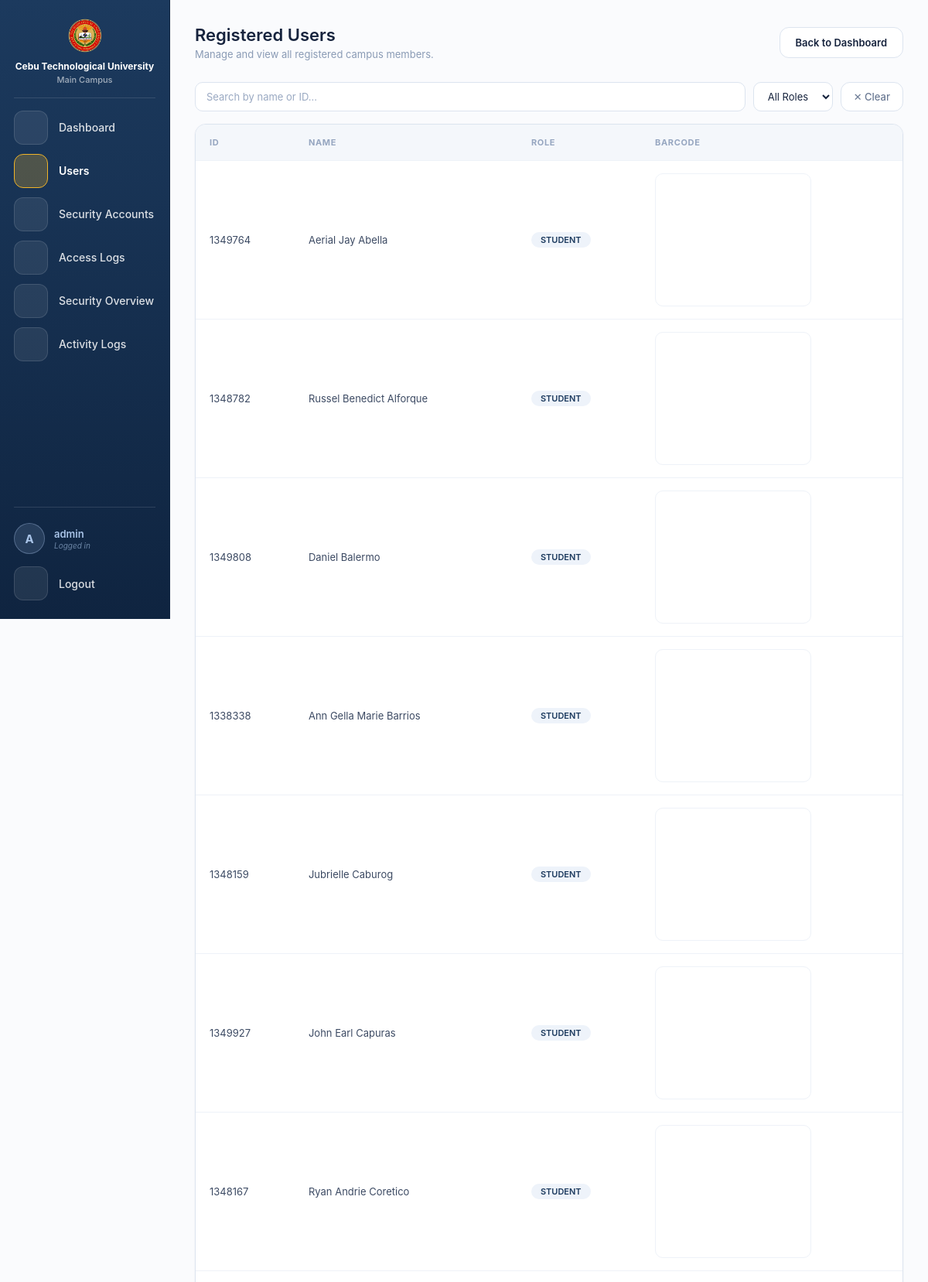
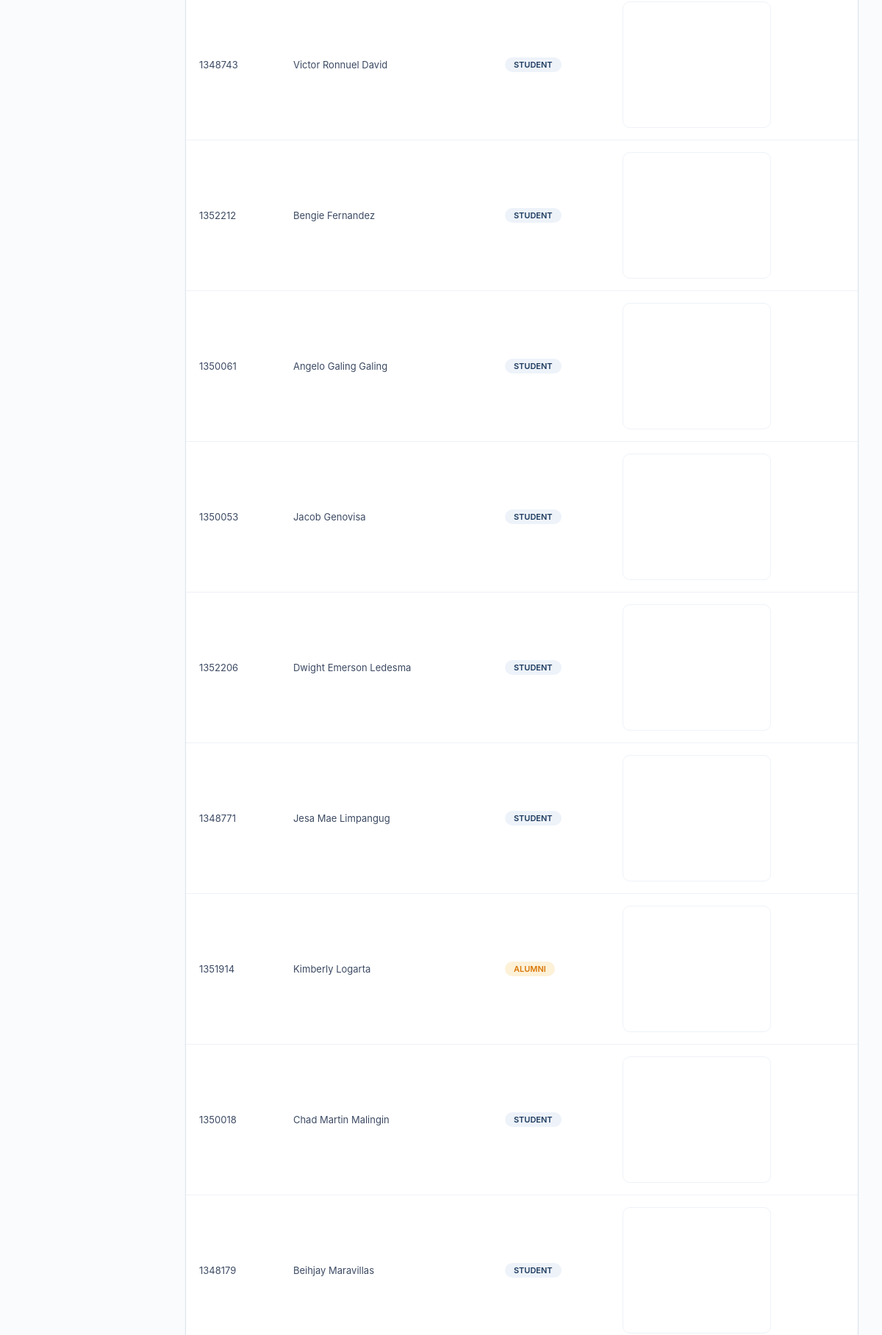
/final/users.php (signed in, upper part), run on the app's committed database (2 pictures, top to bottom).
### tables this page shows
CREATE TABLE `people` (
  `id` int(10) UNSIGNED NOT NULL,
  `id_number` varchar(8) NOT NULL,
  `first_name` varchar(100) NOT NULL DEFAULT '',
  `last_name` varchar(100) NOT NULL DEFAULT '',
  `birthdate` date DEFAULT NULL,
  `role` enum('student','faculty','staff','alumni') NOT NULL,
  `status` enum('IN','OUT') NOT NULL DEFAULT 'OUT',
  `course` varchar(100) DEFAULT NULL,
  `department` varchar(100) DEFAULT NULL,
  `position` varchar(100) DEFAULT NULL,
  `created_at` datetime DEFAULT current_timestamp()
);

### final/users.php (the view, shortened to what this page needs)
<?php
include_once 'auth.php';
$loggedName = '';
if (!empty($_SESSION['admin_username']))        { $loggedName = $_SESSION['admin_username']; }
elseif (!empty($_SESSION['officer_username']))  { $loggedName = $_SESSION['officer_username']; }
$result = $conn->query("SELECT * FROM people ORDER BY last_name, first_name");
function icon($name) {
  $paths = [
    'home'   => '<path d="M3 11l9-8 9 8"/><path d="M5 10v10h14V10"/>',
    'user'   => '<circle cx="12" cy="8" r="4"/><path d="M4 21c0-4.4 3.6-7 8-7s8 2.6 8 7"/>',
    'lock'   => '<rect x="5" y="11" width="14" height="10" rx="2"/><path d="M8 11V8a4 4 0 018 0v3"/>',
    'list'   => '<path d="M8 6h12M8 12h12M8 18h12M4 6h.01M4 12h.01M4 18h.01"/>',
    'chart'  => '<path d="M4 20V10M10 20V4M16 20v-7M22 20H2"/>',
    'logout' => '<path d="M9 21H5V3h4"/><path d="M16 17l5-5-5-5M21 12H9"/>',
  ];
  return '<svg viewBox="0 0 24 24" aria-hidden="true">' . $paths[$name] . '</svg>';
}
?>
<!DOCTYPE html>
<html lang="en">
<head>
</head>
<body>
<nav class="sidebar" aria-label="Main">
  <div class="logo">
    <img src="lego.png" alt="Lego">
    <div class="logo-text">
      <span class="logo-univ">Cebu Technological University</span>
      <span class="logo-campus">Main Campus</span>
    </div>
  </div>
  <div class="sidebar-divider"></div>
    <a class="nav-item" href="admin_dashboard.php" data-tip="Dashboard" aria-label="Dashboard"><span class="nav-icon"><?= icon('home') ?></span><span class="nav-label">Dashboard</span></a>
  <a class="nav-item active" aria-current="page" href="users.php" data-tip="Users" aria-label="Users"><span class="nav-icon"><?= icon('user') ?></span><span class="nav-label">Users</span></a>
  <a class="nav-item" href="manage_security.php" data-tip="Security Accounts" aria-label="Security Accounts"><span class="nav-icon"><?= icon('lock') ?></span><span class="nav-label">Security Accounts</span></a>
  <a class="nav-item" href="admin_logs.php" data-tip="Access Logs" aria-label="Access Logs"><span class="nav-icon"><?= icon('list') ?></span><span class="nav-label">Access Logs</span></a>
  <a class="nav-item" href="security_summary.php?from=admin" data-tip="Security Overview" aria-label="Security Overview"><span class="nav-icon"><?= icon('chart') ?></span><span class="nav-label">Security Overview</span></a>
  <a class="nav-item" href="authentication_logs.php?from=admin" data-tip="Activity Logs" aria-label="Activity Logs"><span class="nav-icon"><?= icon('list') ?></span><span class="nav-label">Activity Logs</span></a>
  <div class="sidebar-divider user-divider"></div>
  <div class="sidebar-user" title="<?= htmlspecialchars($loggedName) ?>">
    <span class="su-avatar"><?= htmlspecialchars(strtoupper(substr($loggedName, 0, 1))) ?></span>
    <span class="su-text">
      <span class="su-name"><?= htmlspecialchars($loggedName) ?></span>
      <span class="su-label">Logged in</span>
    </span>
  </div>
  <a class="nav-item logout-item" href="admin_logout.php" data-tip="Logout" aria-label="Logout"><span class="nav-icon"><?= icon('logout') ?></span><span class="nav-label">Logout</span></a>
</nav>
<main class="main">
  <div class="header">
    <div class="header-left">
      <h1>Registered Users</h1>
      <p>Manage and view all registered campus members.</p>
    </div>
    <a href="admin_dashboard.php" class="btn">Back to Dashboard</a>
  </div>
  <div class="filters">
    <input type="text" id="searchBox" placeholder="Search by name or ID..." oninput="applyFilters()">
    <select id="roleFilter" onchange="applyFilters()">
      <option value="">All Roles</option>
    </select>
    <button type="button" class="btn" onclick="clearFilters()">✕ Clear</button>
  </div>
    <div class="container">
      <div class="table-scroll">
        <table>
          <tr>
            <th>ID</th>
            <th>Name</th>
            <th>Role</th>
            <th>Barcode</th>
          </tr>
          <?php if ($result->num_rows > 0): ?>
            <?php while ($row = $result->fetch_assoc()): ?>
            <?php $roleLc = strtolower($row['role']); ?>
            <tr class="data-row" data-name="<?= htmlspecialchars(strtolower($row['first_name'] . ' ' . $row['last_name'])) ?>" data-id="<?= htmlspecialchars(strtolower($row['id_number'])) ?>" data-role="<?= htmlspecialchars($roleLc) ?>">
              <td><?= htmlspecialchars($row['id_number']) ?></td>
              <td><?= htmlspecialchars($row['first_name'] . " " . $row['last_name']) ?></td>
              <td>
                <span class="badge <?= htmlspecialchars($roleLc) ?>">
                  <?= htmlspecialchars($row['role']) ?>
                </span>
              </td>
              <td>
                <div class="barcode-box">
                  <svg class="barcode" data-code="<?= htmlspecialchars($row['id_number']) ?>"></svg>
                </div>
              </td>
            </tr>
            <?php endwhile; ?>
          <?php else: ?>
            <tr><td colspan="4" class="empty">No registered users found.</td></tr>
          <?php endif; ?>
        </table>
      </div>
    </div>
</main>
</body>
</html>

### data on the page
people: id_number "1349764", first_name+last_name "Aerial Jay Abella", role "STUDENT"
people: id_number "1348782", first_name+last_name "Russel Benedict Alforque", role "STUDENT"
people: id_number "1349808", first_name+last_name "Daniel Balermo", role "STUDENT"
people: id_number "1338338", first_name+last_name "Ann Gella Marie Barrios", role "STUDENT"
people: id_number "1348159", first_name+last_name "Jubrielle Caburog", role "STUDENT"
people: id_number "1349927", first_name+last_name "John Earl Capuras", role "STUDENT"
people: id_number "1348167", first_name+last_name "Ryan Andrie Coretico", role "STUDENT"
people: id_number "1348743", first_name+last_name "Victor Ronnuel David", role "STUDENT"
people: id_number "1352212", first_name+last_name "Bengie Fernandez", role "STUDENT"
people: id_number "1350061", first_name+last_name "Angelo Galing Galing", role "STUDENT"
people: id_number "1350053", first_name+last_name "Jacob Genovisa", role "STUDENT"
people: id_number "1352206", first_name+last_name "Dwight Emerson Ledesma", role "STUDENT"
people: id_number "1348771", first_name+last_name "Jesa Mae Limpangug", role "STUDENT"
people: id_number "1351914", first_name+last_name "Kimberly Logarta", role "ALUMNI"
people: id_number "1350018", first_name+last_name "Chad Martin Malingin", role "STUDENT"
people: id_number "1348179", first_name+last_name "Beihjay Maravillas", role "STUDENT"

### other printed values
substr($loggedName, 0, 1) "A"
$loggedName "admin"
